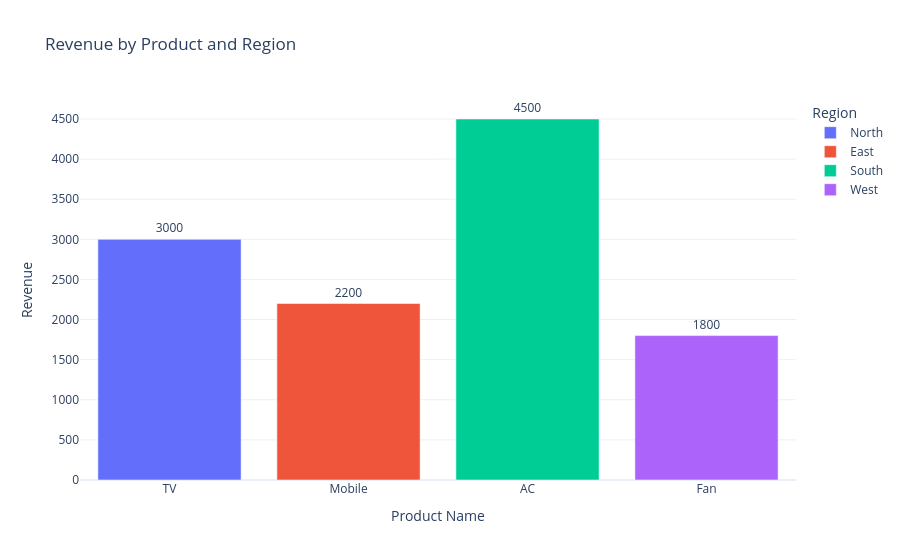

Source (notebook cell):
### Code cell
fig.update_traces(textposition='outside')
fig.update_layout(
    xaxis_title="Product Name",
    yaxis_title="Revenue",
    showlegend=True
)

### Figure 1 — Plotly figure (JSON) as saved in the notebook; plotly's stock layout.template omitted (floating-point values rounded to 4 significant figures)
{"data": [{"hovertemplate": "Region=North<br>Product=%{x}<br>Revenue=%{text}<extra></extra>", "legendgroup": "North", "marker": {"color": "#636efa", "pattern": {"shape": ""}}, "name": "North", "orientation": "v", "showlegend": true, "text": [3000.0], "textposition": "outside", "type": "bar", "x": ["TV"], "xaxis": "x", "y": [3000], "yaxis": "y"}, {"hovertemplate": "Region=East<br>Product=%{x}<br>Revenue=%{text}<extra></extra>", "legendgroup": "East", "marker": {"color": "#EF553B", "pattern": {"shape": ""}}, "name": "East", "orientation": "v", "showlegend": true, "text": [2200.0], "textposition": "outside", "type": "bar", "x": ["Mobile"], "xaxis": "x", "y": [2200], "yaxis": "y"}, {"hovertemplate": "Region=South<br>Product=%{x}<br>Revenue=%{text}<extra></extra>", "legendgroup": "South", "marker": {"color": "#00cc96", "pattern": {"shape": ""}}, "name": "South", "orientation": "v", "showlegend": true, "text": [4500.0], "textposition": "outside", "type": "bar", "x": ["AC"], "xaxis": "x", "y": [4500], "yaxis": "y"}, {"hovertemplate": "Region=West<br>Product=%{x}<br>Revenue=%{text}<extra></extra>", "legendgroup": "West", "marker": {"color": "#ab63fa", "pattern": {"shape": ""}}, "name": "West", "orientation": "v", "showlegend": true, "text": [1800.0], "textposition": "outside", "type": "bar", "x": ["Fan"], "xaxis": "x", "y": [1800], "yaxis": "y"}], "layout": {"barmode": "relative", "legend": {"title": {"text": "Region"}, "tracegroupgap": 0}, "showlegend": true, "title": {"text": "Revenue by Product and Region"}, "xaxis": {"anchor": "y", "domain": [0, 1], "title": {"text": "Product Name"}}, "yaxis": {"anchor": "x", "domain": [0, 1], "title": {"text": "Revenue"}}}}
